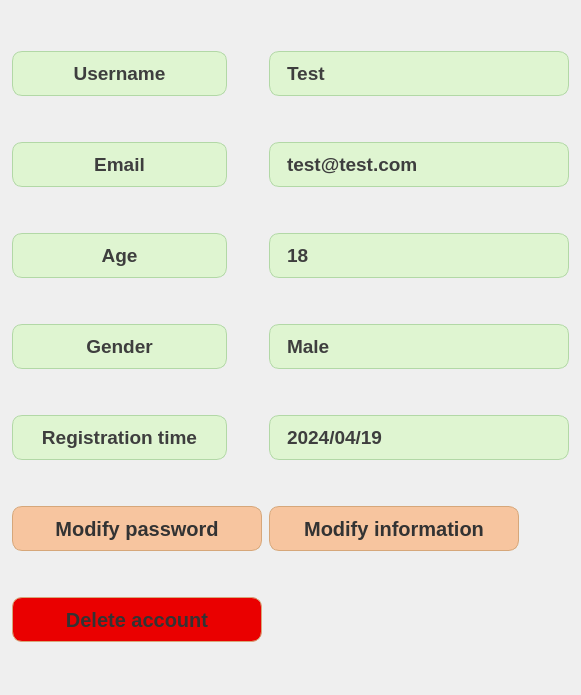
                   <widget class="QWidget" name="user_information_widget" native="true">
                    <property name="geometry">
                     <rect>
                      <x>10</x>
                      <y>10</y>
                      <width>581</width>
                      <height>695</height>
                     </rect>
                    </property>
                    <property name="minimumSize">
                     <size>
                      <width>581</width>
                      <height>695</height>
                     </size>
                    </property>
                    <property name="maximumSize">
                     <size>
                      <width>581</width>
                      <height>695</height>
                     </size>
                    </property>
                    <layout class="QGridLayout" name="gridLayout_9">
                     <item row="3" column="1">
                      <widget class="QLabel" name="user_gender_label">
                       <property name="minimumSize">
                        <size>
                         <width>215</width>
                         <height>45</height>
                        </size>
                       </property>
                       <property name="maximumSize">
                        <size>
                         <width>215</width>
                         <height>45</height>
                        </size>
                       </property>
                       <property name="font">
                        <font>
                         <family>Arial</family>
                         <pointsize>14</pointsize>
                         <weight>75</weight>
                         <bold>true</bold>
                        </font>
                       </property>
                       <property name="styleSheet">
                        <string notr="true">QLabel {
    font-weight: 600;               /* 粗體，視覺上接近 2px 粗線感 */
    color: #3e3e3e;                 /* 深灰文字，對比清晰 */
    background-color: #dff5d1;      /* 抹茶綠背景，清爽不突兀 */
    border: 1px solid #b2d8a6;      /* 淡綠邊框 */
    border-radius: 10px;            /* 圓角邊框 */
    padding: 8px 12px;              /* 內邊距，讓文字更舒服 */
}
</string>
                       </property>
                       <property name="text">
                        <string>Gender</string>
                       </property>
                       <property name="alignment">
                        <set>Qt::AlignCenter</set>
                       </property>
                      </widget>
                     </item>
                     <item row="1" column="5">
                      <widget class="QLabel" name="user_account">
                       <property name="minimumSize">
                        <size>
                         <width>300</width>
                         <height>45</height>
                        </size>
                       </property>
                       <property name="maximumSize">
                        <size>
                         <width>300</width>
                         <height>45</height>
                        </size>
                       </property>
                       <property name="font">
                        <font>
                         <family>Arial</family>
                         <pointsize>14</pointsize>
                         <weight>75</weight>
                         <bold>true</bold>
                        </font>
                       </property>
                       <property name="styleSheet">
                        <string notr="true">QLabel {
    font-weight: 600;               /* 粗體，視覺上接近 2px 粗線感 */
    color: #3e3e3e;                 /* 深灰文字，對比清晰 */
    background-color: #dff5d1;      /* 抹茶綠背景，清爽不突兀 */
    border: 1px solid #b2d8a6;      /* 淡綠邊框 */
    border-radius: 10px;            /* 圓角邊框 */
    padding: 8px 12px;              /* 內邊距，讓文字更舒服 */
}
</string>
                       </property>
                       <property name="text">
                        <string>test@test.com</string>
                       </property>
                      </widget>
                     </item>
                     <item row="0" column="1">
                      <widget class="QLabel" name="user_label">
                       <property name="minimumSize">
                        <size>
                         <width>215</width>
                         <height>45</height>
                        </size>
                       </property>
                       <property name="maximumSize">
                        <size>
                         <width>215</width>
                         <height>45</height>
                        </size>
                       </property>
                       <property name="font">
                        <font>
                         <family>Arial</family>
                         <pointsize>14</pointsize>
                         <weight>75</weight>
                         <bold>true</bold>
                        </font>
                       </property>
                       <property name="styleSheet">
                        <string notr="true">QLabel {
    font-weight: 600;               /* 粗體，視覺上接近 2px 粗線感 */
    color: #3e3e3e;                 /* 深灰文字，對比清晰 */
    background-color: #dff5d1;      /* 抹茶綠背景，清爽不突兀 */
    border: 1px solid #b2d8a6;      /* 淡綠邊框 */
    border-radius: 10px;            /* 圓角邊框 */
    padding: 8px 12px;              /* 內邊距，讓文字更舒服 */
}
</string>
                       </property>
                       <property name="text">
                        <string>Username</string>
                       </property>
                       <property name="alignment">
                        <set>Qt::AlignCenter</set>
                       </property>
                      </widget>
                     </item>
                     <item row="4" column="5">
                      <widget class="QLabel" name="user_register_time">
                       <property name="minimumSize">
                        <size>
                         <width>300</width>
                         <height>45</height>
                        </size>
                       </property>
                       <property name="maximumSize">
                        <size>
                         <width>300</width>
                         <height>45</height>
                        </size>
                       </property>
                       <property name="font">
                        <font>
                         <family>Arial</family>
                         <pointsize>14</pointsize>
                         <weight>75</weight>
                         <bold>true</bold>
                        </font>
                       </property>
                       <property name="styleSheet">
                        <string notr="true">QLabel {
    font-weight: 600;               /* 粗體，視覺上接近 2px 粗線感 */
    color: #3e3e3e;                 /* 深灰文字，對比清晰 */
    background-color: #dff5d1;      /* 抹茶綠背景，清爽不突兀 */
    border: 1px solid #b2d8a6;      /* 淡綠邊框 */
    border-radius: 10px;            /* 圓角邊框 */
    padding: 8px 12px;              /* 內邊距，讓文字更舒服 */
}
</string>
                       </property>
                       <property name="text">
                        <string>2024/04/19</string>
                       </property>
                      </widget>
                     </item>
                     <item row="3" column="5">
                      <widget class="QLabel" name="user_gender">
                       <property name="minimumSize">
                        <size>
                         <width>300</width>
                         <height>45</height>
                        </size>
                       </property>
                       <property name="maximumSize">
                        <size>
                         <width>300</width>
                         <height>45</height>
                        </size>
                       </property>
                       <property name="font">
                        <font>
                         <family>Arial</family>
                         <pointsize>14</pointsize>
                         <weight>75</weight>
                         <bold>true</bold>
                        </font>
                       </property>
                       <property name="styleSheet">
                        <string notr="true">QLabel {
    font-weight: 600;               /* 粗體，視覺上接近 2px 粗線感 */
    color: #3e3e3e;                 /* 深灰文字，對比清晰 */
    background-color: #dff5d1;      /* 抹茶綠背景，清爽不突兀 */
    border: 1px solid #b2d8a6;      /* 淡綠邊框 */
    border-radius: 10px;            /* 圓角邊框 */
    padding: 8px 12px;              /* 內邊距，讓文字更舒服 */
}
</string>
                       </property>
                       <property name="text">
                        <string>Male</string>
                       </property>
                      </widget>
                     </item>
                     <item row="0" column="5">
                      <widget class="QLabel" name="user_name">
                       <property name="minimumSize">
                        <size>
                         <width>300</width>
                         <height>45</height>
                        </size>
                       </property>
                       <property name="maximumSize">
                        <size>
                         <width>300</width>
                         <height>45</height>
                        </size>
                       </property>
                       <property name="font">
                        <font>
                         <family>Arial</family>
                         <pointsize>14</pointsize>
                         <weight>75</weight>
                         <bold>true</bold>
                        </font>
                       </property>
                       <property name="styleSheet">
                        <string notr="true">QLabel {
    font-weight: 600;               /* 粗體，視覺上接近 2px 粗線感 */
    color: #3e3e3e;                 /* 深灰文字，對比清晰 */
    background-color: #dff5d1;      /* 抹茶綠背景，清爽不突兀 */
    border: 1px solid #b2d8a6;      /* 淡綠邊框 */
    border-radius: 10px;            /* 圓角邊框 */
    padding: 8px 12px;              /* 內邊距，讓文字更舒服 */
}
</string>
                       </property>
                       <property name="text">
                        <string>Test</string>
                       </property>
                      </widget>
                     </item>
                     <item row="5" column="5">
                      <widget class="QPushButton" name="config_user_information">
                       <property name="minimumSize">
                        <size>
                         <width>250</width>
                         <height>45</height>
                        </size>
                       </property>
                       <property name="maximumSize">
                        <size>
                         <width>200</width>
                         <height>45</height>
                        </size>
                       </property>
                       <property name="font">
                        <font>
                         <family>Arial</family>
                         <pointsize>15</pointsize>
                         <weight>75</weight>
                         <bold>true</bold>
                        </font>
                       </property>
                       <property name="styleSheet">
                        <string notr="true">QPushButton {
    background-color: #f7c59f;       
    color: #333333;                  
    border: 1px solid #d6a77a;
    border-radius: 10px;            
    padding: 6px 12px;            
}

QPushButton:hover {
    background-color: #ffdab9;   
}
</string>
                       </property>
                       <property name="text">
                        <string>Modify information</string>
                       </property>
                       <property name="checkable">
                        <bool>true</bool>
                       </property>
                      </widget>
                     </item>
                     <item row="2" column="1">
                      <widget class="QLabel" name="user_age_label">
                       <property name="minimumSize">
                        <size>
                         <width>215</width>
                         <height>45</height>
                        </size>
                       </property>
                       <property name="maximumSize">
                        <size>
                         <width>215</width>
                         <height>45</height>
                        </size>
                       </property>
                       <property name="font">
                        <font>
                         <family>Arial</family>
                         <pointsize>14</pointsize>
                         <weight>75</weight>
                         <bold>true</bold>
                        </font>
                       </property>
                       <property name="styleSheet">
                        <string notr="true">QLabel {
    font-weight: 600;               /* 粗體，視覺上接近 2px 粗線感 */
    color: #3e3e3e;                 /* 深灰文字，對比清晰 */
    background-color: #dff5d1;      /* 抹茶綠背景，清爽不突兀 */
    border: 1px solid #b2d8a6;      /* 淡綠邊框 */
    border-radius: 10px;            /* 圓角邊框 */
    padding: 8px 12px;              /* 內邊距，讓文字更舒服 */
}
</string>
                       </property>
                       <property name="text">
                        <string>Age</string>
                       </property>
                       <property name="alignment">
                        <set>Qt::AlignCenter</set>
                       </property>
                      </widget>
                     </item>
                     <item row="2" column="5">
                      <widget class="QLabel" name="user_age">
                       <property name="minimumSize">
                        <size>
                         <width>300</width>
                         <height>45</height>
                        </size>
                       </property>
                       <property name="maximumSize">
                        <size>
                         <width>300</width>
                         <height>45</height>
                        </size>
                       </property>
                       <property name="font">
                        <font>
                         <family>Arial</family>
                         <pointsize>14</pointsize>
                         <weight>75</weight>
                         <bold>true</bold>
                        </font>
                       </property>
                       <property name="styleSheet">
                        <string notr="true">QLabel {
    font-weight: 600;               /* 粗體，視覺上接近 2px 粗線感 */
    color: #3e3e3e;                 /* 深灰文字，對比清晰 */
    background-color: #dff5d1;      /* 抹茶綠背景，清爽不突兀 */
    border: 1px solid #b2d8a6;      /* 淡綠邊框 */
    border-radius: 10px;            /* 圓角邊框 */
    padding: 8px 12px;              /* 內邊距，讓文字更舒服 */
}
</string>
                       </property>
                       <property name="text">
                        <string>18</string>
                       </property>
                      </widget>
                     </item>
                     <item row="4" column="1">
                      <widget class="QLabel" name="user_register_label">
                       <property name="minimumSize">
                        <size>
                         <width>215</width>
                         <height>45</height>
                        </size>
                       </property>
                       <property name="maximumSize">
                        <size>
                         <width>215</width>
                         <height>45</height>
                        </size>
                       </property>
                       <property name="font">
                        <font>
                         <family>Arial</family>
                         <pointsize>14</pointsize>
                         <weight>75</weight>
                         <bold>true</bold>
                        </font>
                       </property>
                       <property name="styleSheet">
                        <string notr="true">QLabel {
    font-weight: 600;               /* 粗體，視覺上接近 2px 粗線感 */
    color: #3e3e3e;                 /* 深灰文字，對比清晰 */
    background-color: #dff5d1;      /* 抹茶綠背景，清爽不突兀 */
    border: 1px solid #b2d8a6;      /* 淡綠邊框 */
    border-radius: 10px;            /* 圓角邊框 */
    padding: 8px 12px;              /* 內邊距，讓文字更舒服 */
}
</string>
                       </property>
                       <property name="text">
                        <string>Registration time</string>
                       </property>
                       <property name="alignment">
                        <set>Qt::AlignCenter</set>
                       </property>
                      </widget>
                     </item>
                     <item row="5" column="1">
                      <widget class="QPushButton" name="config_password">
                       <property name="minimumSize">
                        <size>
                         <width>250</width>
                         <height>45</height>
                        </size>
                       </property>
                       <property name="maximumSize">
                        <size>
                         <width>200</width>
                         <height>45</height>
                        </size>
                       </property>
                       <property name="font">
                        <font>
                         <family>Arial</family>
                         <pointsize>15</pointsize>
                         <weight>75</weight>
                         <bold>true</bold>
                        </font>
                       </property>
                       <property name="styleSheet">
                        <string notr="true">QPushButton {
    background-color: #f7c59f;       
    color: #333333;                  
    border: 1px solid #d6a77a;
    border-radius: 10px;            
    padding: 6px 12px;    
}

QPushButton:hover {
    background-color: #ffdab9;   
}
</string>
                       </property>
                       <property name="text">
                        <string>Modify password</string>
                       </property>
                       <property name="checkable">
                        <bool>true</bool>
                       </property>
                      </widget>
                     </item>
                     <item row="1" column="1">
                      <widget class="QLabel" name="user_account_label">
                       <property name="minimumSize">
                        <size>
                         <width>215</width>
                         <height>45</height>
                        </size>
                       </property>
                       <property name="maximumSize">
                        <size>
                         <width>215</width>
                         <height>45</height>
                        </size>
                       </property>
                       <property name="font">
                        <font>
                         <family>Arial</family>
                         <pointsize>14</pointsize>
                         <weight>75</weight>
                         <bold>true</bold>
                        </font>
                       </property>
                       <property name="styleSheet">
                        <string notr="true">QLabel {
    font-weight: 600;               /* 粗體，視覺上接近 2px 粗線感 */
    color: #3e3e3e;                 /* 深灰文字，對比清晰 */
    background-color: #dff5d1;      /* 抹茶綠背景，清爽不突兀 */
    border: 1px solid #b2d8a6;      /* 淡綠邊框 */
    border-radius: 10px;            /* 圓角邊框 */
    padding: 8px 12px;              /* 內邊距，讓文字更舒服 */
}
</string>
                       </property>
                       <property name="text">
                        <string>Email</string>
                       </property>
                       <property name="alignment">
                        <set>Qt::AlignCenter</set>
                       </property>
                      </widget>
                     </item>
                     <item row="6" column="1">
                      <widget class="QPushButton" name="delete_account">
                       <property name="minimumSize">
                        <size>
                         <width>250</width>
                         <height>45</height>
                        </size>
                       </property>
                       <property name="maximumSize">
                        <size>
                         <width>200</width>
                         <height>45</height>
                        </size>
                       </property>
                       <property name="font">
                        <font>
                         <family>Arial</family>
                         <pointsize>15</pointsize>
                         <weight>75</weight>
                         <bold>true</bold>
                        </font>
                       </property>
                       <property name="styleSheet">
                        <string notr="true">QPushButton {
    background-color: #EA0000;       
    color: #333333;                  
    border: 1px solid #d6a77a;
    border-radius: 10px;            
    padding: 6px 12px;    
}

QPushButton:hover {
    background-color: #FF5151;   
}
</string>
                       </property>
                       <property name="text">
                        <string>Delete account</string>
                       </property>
                       <property name="checkable">
                        <bool>true</bool>
                       </property>
                      </widget>
                     </item>
                    </layout>
                   </widget>
